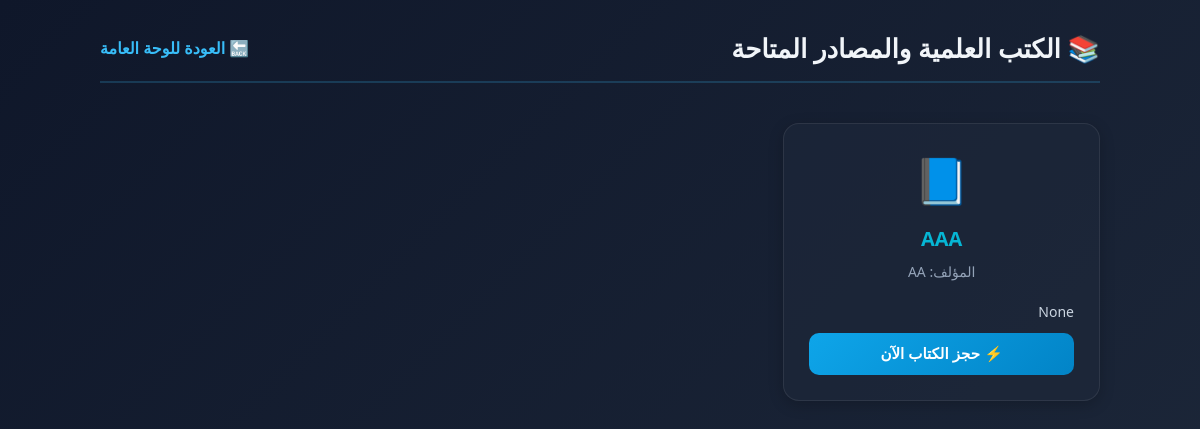
The page /books (signed in) on the database as committed earlier.
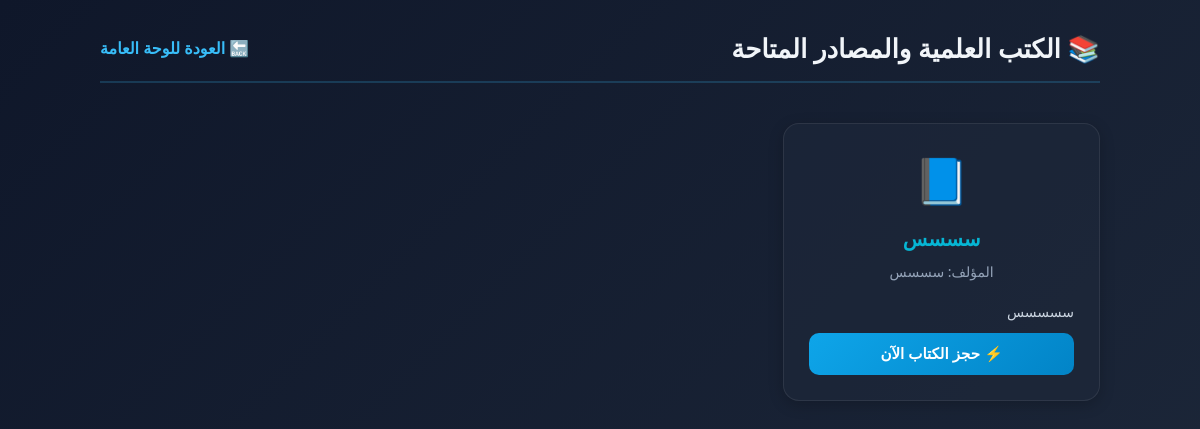
The same page on the database as committed later.
### tables this page shows
CREATE TABLE books (
            id INTEGER PRIMARY KEY AUTOINCREMENT,
            title TEXT NOT NULL,
            author TEXT NOT NULL,
            available INTEGER DEFAULT 1
        , description TEXT DEFAULT "");

### app.py (the view)
@app.route('/books')
@login_required
def view_books():
    conn = get_db_connection()
    try:
        books = conn.execute('SELECT * FROM books ORDER BY id DESC').fetchall()
        reserved_ids = {row['book_id'] for row in conn.execute(
            'SELECT book_id FROM reservations WHERE user_id = ?', (get_current_user_id(),)
        ).fetchall()}
    finally:
        conn.close()
    return render_template('books.html', books=books, reserved_ids=reserved_ids)

### app.py (called while the page is built)
def get_db_connection():
    conn = sqlite3.connect(DB_PATH, timeout=30)
    conn.row_factory = sqlite3.Row
    conn.execute('PRAGMA foreign_keys = ON')
    return conn

def login_required(view_func):
    @wraps(view_func)
    def wrapped(*args, **kwargs):
        if 'username' not in session or session.get('is_admin'):
            return redirect(url_for('login'))
        return view_func(*args, **kwargs)
    return wrapped

def get_current_user_id():
    conn = get_db_connection()
    try:
        user = conn.execute('SELECT id FROM users WHERE username = ?', (session['username'],)).fetchone()
        return user['id'] if user else None
    finally:
        conn.close()

### templates/books.html (shortened to what this page needs)
<!DOCTYPE html>
<html lang="ar" dir="rtl">
<head>
</head>
<body>
    <div class="container">
        <div class="header-area">
            <h1>📚 الكتب العلمية والمصادر المتاحة</h1>
            <a href="{{ url_for('dashboard') }}" class="back-link">🔙 العودة للوحة العامة</a>
        </div>
        <div class="grid">
            {% for book in books %}
                <div class="card">
                    <div>
                        <div class="book-icon">📘</div>
                        <div class="book-title">{{ book.title }}</div>
                        <div class="book-author">المؤلف: {{ book.author }}</div>
                        <p style="font-size: 14px; color: #cbd5e1; margin: 10px 0; line-height: 1.6; text-align: justify;">
                         {{ book['description'] }}
</p>
                    </div>
                    {% if book.id in reserved_ids %}
                        <button class="btn btn-disabled" disabled>✔️ تم حجز هذا الكتاب مسبقاً</button>
                    {% else %}
                        <form action="{{ url_for('reserve_book', book_id=book.id) }}" method="POST">
                            <button type="submit" class="btn btn-reserve">⚡ حجز الكتاب الآن</button>
                        </form>
                    {% endif %}
                </div>
            {% else %}
                <div class="no-data">لا توجد كتب متوفرة في المكتبة حالياً.</div>
            {% endfor %}
        </div>
    </div>
</body>
</html>

### templates/books.html (style rules this page uses)
body { background: linear-gradient(135deg, #0f172a 0%, #1e293b 100%); color: #f8fafc; font-family: 'Segoe UI', Tahoma, Geneva, Verdana, sans-serif; margin: 0; padding: 30px 20px; min-height: 100vh; }
.container { max-width: 1000px; margin: 0 auto; }
.header-area { display: flex; justify-content: space-between; align-items: center; margin-bottom: 40px; border-bottom: 2px solid rgba(56, 189, 248, 0.2); padding-bottom: 15px; }
.header-area h1 { margin: 0; font-size: 26px; color: #f1f5f9; }
.back-link { color: #38bdf8; text-decoration: none; font-weight: bold; display: flex; align-items: center; gap: 5px; transition: 0.3s; }
.grid { display: grid; grid-template-columns: repeat(auto-fill, minmax(280px, 1fr)); gap: 25px; }
.card { background: rgba(30, 41, 59, 0.6); border: 1px solid rgba(255, 255, 255, 0.08); border-radius: 16px; padding: 25px; text-align: center; box-shadow: 0 4px 15px rgba(0,0,0,0.2); transition: transform 0.3s, box-shadow 0.3s; display: flex; flex-direction: column; justify-content: space-between; }
.book-icon { font-size: 45px; margin-bottom: 15px; }
.book-title { font-size: 20px; color: #06b6d4; margin: 10px 0; font-weight: bold; }
.book-author { color: #94a3b8; font-size: 14px; margin-bottom: 20px; }
.btn { width: 100%; padding: 12px; border: none; border-radius: 10px; font-weight: bold; cursor: pointer; transition: 0.3s; font-size: 15px; }
.btn-reserve { background: linear-gradient(135deg, #0ea5e9 0%, #0284c7 100%); color: white; }

Rows that differ between the two databases and show on the page:
removed books: title "AAA", author "AA", description "None"
added books: title "سسسس", author "سسسس", description "سسسسس"
